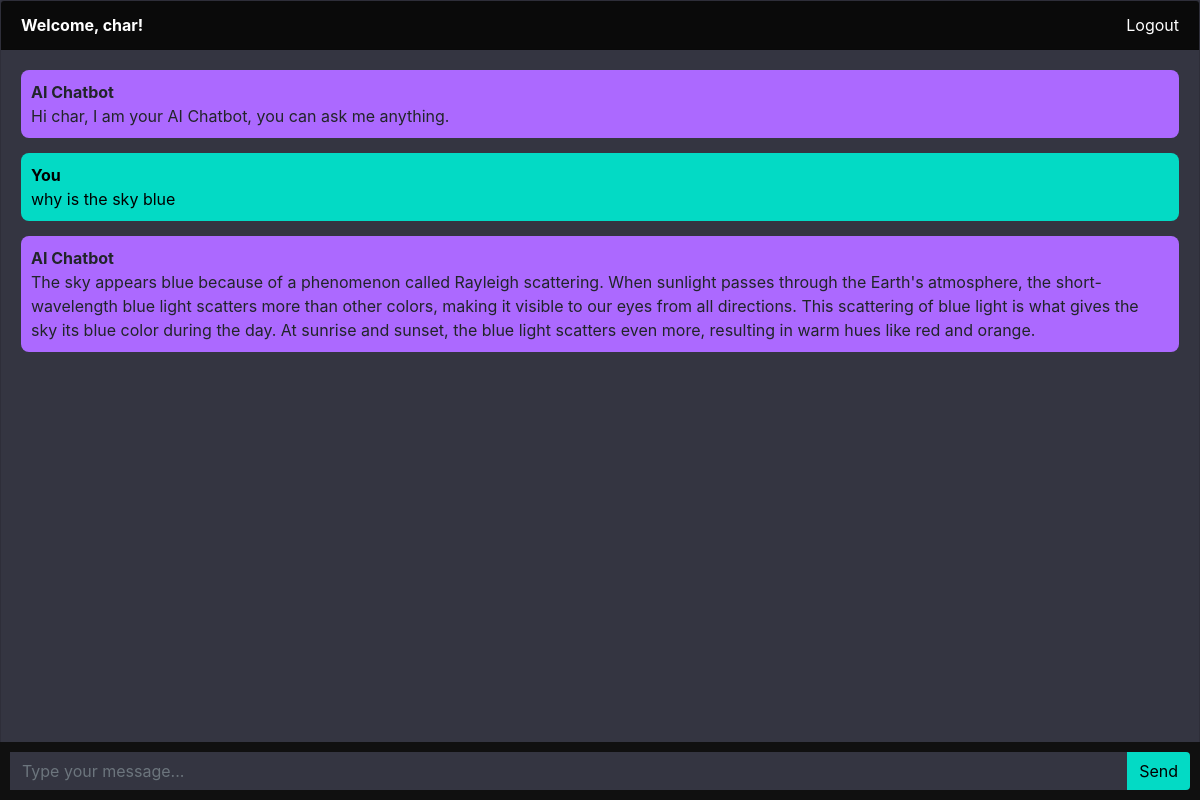
Screenshot of / (signed in) with the database file from the repository.
### main_chatbot_app/models.py (models this page shows)
class Chat(models.Model):
    user = models.ForeignKey(User, on_delete=models.CASCADE)
    message = models.TextField()
    response = models.TextField()
    created_at = models.DateTimeField(auto_now=True)

### main_chatbot_app/views.py (the view)
# urls.py: path('', views.chatbot, name='chatbot'),
@login_required(login_url='login')
def chatbot(request):
    chats = Chat.objects.filter(user=request.user)
    if request.method == 'POST':
        message = request.POST.get('message')
        response = ask_openai(message)
        chat = Chat(user=request.user, message=message, response=response, created_at=timezone.now())
        chat.save()
        return JsonResponse({'message': message, 'response': response})
    return render(request, 'chatbot.html', {'chats': chats})

### templates/chatbot.html (shortened to what this page needs)
{% extends 'base.html' %}
{% block content %}
<div class="chat-container">
  <div class="card flex-grow-1 backdrop">
    {% if user.is_authenticated %}
    <div class="card-header text-white welcome"><b>Welcome, {{user.username}}!</b>   <a href="logout" style="color: white;">Logout</a></div>
    {% else %}
    <div class="card-header bg-primary text-white">Chat <a href="login">Login</a>></div>
    {% endif %}
    <div class="card-body messages-box">
      <ul class="list-unstyled messages-list">
        <li class="message received">
          <div class="message-text">
            <div class="message-sender">
              <b>AI Chatbot</b>
            </div>
            <div class="message-content">
              Hi {{user.username}}, I am your AI Chatbot, you can ask me anything.
            </div>
          </div>
        </li>
        {% for chat in chats %}
          {% if chat.user == request.user %}
          <li class="message sent">
            <div class="message-text">
              <div class="message-sender">
                <b>You</b>
              </div>
              <div class="message-content">
                {{chat.message}}
              </div>
            </div>
          </li>
          <li class="message received">
            <div class="message-text">
              <div class="message-sender">
                <b>AI Chatbot</b>
              </div>
              <div class="message-content">
                {{chat.response}}
              </div>
            </div>
          </li>
          {% endif %}
        {% endfor %}
      </ul>
    </div>
    <br><br>
    <br><br>
    <br><br>
  </div>
  <form class="message-form">
    <div class="input-group">
      <input type="text" class="form-control message-input" placeholder="Type your message...">
      <div class="input-group-append">
        <button type="submit" class="btn btn-send">Send</button>
      </div>
    </div>
  </form>
</div>
{% endblock %}

### templates/chatbot.html (style rules this page uses)
body, html { height: 100%; background-color: #343541; }
.backdrop { background-color: #343541; }
.messages-box { flex: 1; overflow-y: auto; background-color: #343541; }
.welcome { display: flex; justify-content: space-between; background-color: rgb(10, 10, 10); }
.messages-list { padding-left: 0; }
.message { margin-bottom: 15px; list-style: none; }
.message-text { padding: 10px; border-radius: 5px; }
.sent { background-color: #dcf8c6; align-self: flex-end; background-color: #03DAC5; color: black; border-radius: 0.5em; }
.received { background-color: #f1f0f0; align-self: flex-start; background-color: #ac69ff; border-radius: 0.5em; }
.message-form { display: flex; position: fixed; bottom: 0; left: 0; right: 0; padding: 10px; background-color: #101010; }
.message-input { flex: 1; border-radius: 0; border-right: none; border: none; background-color: #343541; }
.btn-send { border: none; background-color: #03DAC5; color: black; }
.chat-container { height: 100%; display: flex; flex-direction: column; }

### rows the page displays
Chat: message "why is the sky blue", response "The sky appears blue because of a phenomenon called Rayleigh scattering. When sunlight passes through the Earth's atmosphere, the short-wavelength blue light scatters more than other colors, making it visible to our eyes from all directions. This scattering of blue light is what gives the sky its blue color during the day. At sunrise and sunset, the blue light scatters even more, resulting in warm hues like red and orange."

### other values shown
{{ user.username }} "char"
